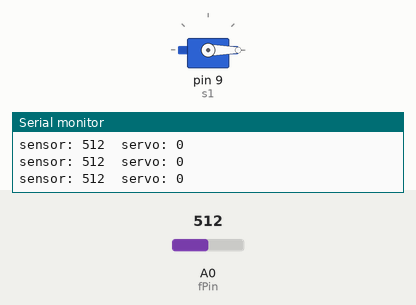
Recording of a sketch running on a simulated Arduino Uno, built with avr-gcc and run on an emulated ATmega328P. Shown: servo, the last lines printed to the serial monitor. The test bench sets the inputs (shaded band); at power-on: A0 (fPin) = 512.

Above: at 1.2 s.
1.3 s: A0 (fPin) set to 716
At 2.0 s:
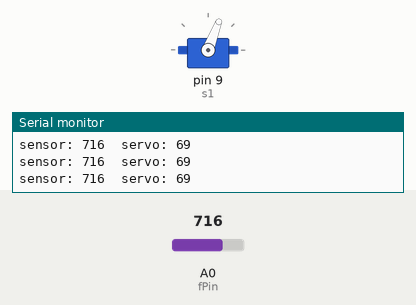
2.8 s: A0 (fPin) set to 900
At 3.1 s:
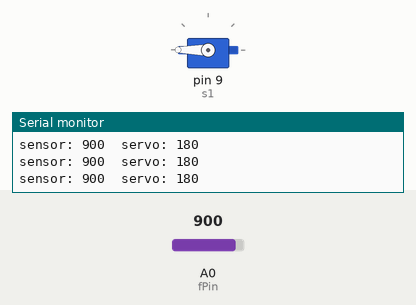
Timing chart, 0 to 5.8 s (numbered marks = the images above; inputs shaded):
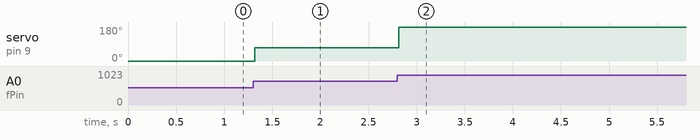

Measured:
- after the input at 1.3 s, servo on pin 9 (s1): 0° → 69° at once
- after the input at 2.8 s, servo on pin 9 (s1): 69° → 180° at once

The sketch:

c09.ino
```cpp
//flex sensor
#include <Servo.h>

Servo s1;

const int fPin = 0; // flex sensor pins

void setup() {
  Serial.begin(9600);
  s1.attach(9);
}

void loop() {
  int fPos;
  int sPos;

  fPos = analogRead(fPin); // read the position of the flex sensor 0 - 1023
  sPos = map(fPos, 600, 900, 0, 180);
  sPos = constrain(sPos, 0, 180);

  s1.write(sPos);

  Serial.print("sensor: ");
  Serial.print(fPos);
  Serial.print("  servo: ");
  Serial.println(sPos);

  delay(20);
}
```
